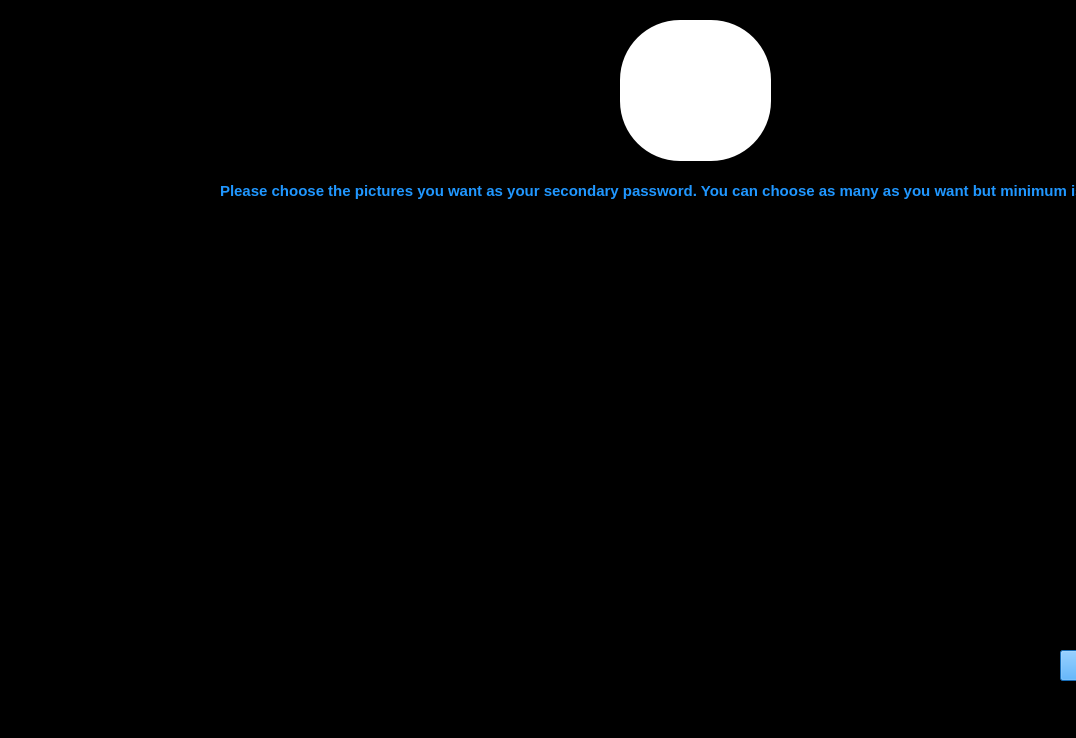
<?xml version="1.0" encoding="UTF-8"?>
<ui version="4.0">
 <class>Secondary_Password</class>
 <widget class="QMainWindow" name="Secondary_Password">
  <property name="geometry">
   <rect>
    <x>0</x>
    <y>0</y>
    <width>1076</width>
    <height>738</height>
   </rect>
  </property>
  <property name="windowTitle">
   <string>Secondary Password</string>
  </property>
  <property name="styleSheet">
   <string notr="true">background-color: rgb(0, 0, 0);</string>
  </property>
  <widget class="QWidget" name="centralwidget">
   <widget class="QPushButton" name="oxford">
    <property name="geometry">
     <rect>
      <x>560</x>
      <y>460</y>
      <width>121</width>
      <height>201</height>
     </rect>
    </property>
    <property name="styleSheet">
     <string notr="true">border-radius: 60px;
background-color: rgb(0, 0, 0);
image: url(:/pics/p3.jpg);</string>
    </property>
    <property name="text">
     <string/>
    </property>
   </widget>
   <widget class="QPushButton" name="flower">
    <property name="geometry">
     <rect>
      <x>720</x>
      <y>460</y>
      <width>121</width>
      <height>201</height>
     </rect>
    </property>
    <property name="styleSheet">
     <string notr="true">border-radius: 60px;
background-color: rgb(0, 0, 0);
image: url(:/pics/p8.jpg);</string>
    </property>
    <property name="text">
     <string/>
    </property>
   </widget>
   <widget class="QPushButton" name="dog">
    <property name="geometry">
     <rect>
      <x>400</x>
      <y>230</y>
      <width>131</width>
      <height>201</height>
     </rect>
    </property>
    <property name="styleSheet">
     <string notr="true">border-radius: 60px;
background-color: rgb(0, 0, 0);
image: url(:/pics/p10.jpg);</string>
    </property>
    <property name="text">
     <string/>
    </property>
   </widget>
   <widget class="QPushButton" name="eiffel">
    <property name="geometry">
     <rect>
      <x>400</x>
      <y>460</y>
      <width>121</width>
      <height>201</height>
     </rect>
    </property>
    <property name="styleSheet">
     <string notr="true">border-radius: 60px;
background-color: rgb(0, 0, 0);
image: url(:/pics/p1.jpg);</string>
    </property>
    <property name="text">
     <string/>
    </property>
   </widget>
   <widget class="QFrame" name="sayn_logo">
    <property name="geometry">
     <rect>
      <x>620</x>
      <y>20</y>
      <width>151</width>
      <height>141</height>
     </rect>
    </property>
    <property name="styleSheet">
     <string notr="true">image: url(:/pics/3.png);
border-radius: 60px;
background-color: rgb(255, 255, 255);</string>
    </property>
    <property name="frameShape">
     <enum>QFrame::StyledPanel</enum>
    </property>
    <property name="frameShadow">
     <enum>QFrame::Raised</enum>
    </property>
   </widget>
   <widget class="QPushButton" name="paris">
    <property name="geometry">
     <rect>
      <x>720</x>
      <y>230</y>
      <width>121</width>
      <height>201</height>
     </rect>
    </property>
    <property name="styleSheet">
     <string notr="true">border-radius: 60px;
background-color: rgb(0, 0, 0);
image: url(:/pics/p2.jpg);</string>
    </property>
    <property name="text">
     <string/>
    </property>
   </widget>
   <widget class="QPushButton" name="submit">
    <property name="geometry">
     <rect>
      <x>1060</x>
      <y>650</y>
      <width>151</width>
      <height>31</height>
     </rect>
    </property>
    <property name="font">
     <font>
      <pointsize>11</pointsize>
     </font>
    </property>
    <property name="styleSheet">
     <string notr="true">background-color: rgb(32, 151, 255);
color: rgb(255, 255, 255);</string>
    </property>
    <property name="text">
     <string>Submit</string>
    </property>
   </widget>
   <widget class="QPushButton" name="dog2">
    <property name="geometry">
     <rect>
      <x>880</x>
      <y>460</y>
      <width>121</width>
      <height>201</height>
     </rect>
    </property>
    <property name="styleSheet">
     <string notr="true">border-radius: 60px;
background-color: rgb(0, 0, 0);
image: url(:/pics/p6.jpg);</string>
    </property>
    <property name="text">
     <string/>
    </property>
   </widget>
   <widget class="QLabel" name="message">
    <property name="geometry">
     <rect>
      <x>220</x>
      <y>170</y>
      <width>911</width>
      <height>41</height>
     </rect>
    </property>
    <property name="font">
     <font>
      <pointsize>11</pointsize>
      <weight>75</weight>
      <bold>true</bold>
     </font>
    </property>
    <property name="styleSheet">
     <string notr="true">color: rgb(32, 151, 255);
</string>
    </property>
    <property name="text">
     <string>Please choose the pictures you want as your secondary password. You can choose as many as you want but minimum is 2</string>
    </property>
   </widget>
   <widget class="QPushButton" name="water">
    <property name="geometry">
     <rect>
      <x>560</x>
      <y>230</y>
      <width>121</width>
      <height>201</height>
     </rect>
    </property>
    <property name="styleSheet">
     <string notr="true">border-radius: 60px;
background-color: rgb(0, 0, 0);
image: url(:/pics/p7.jpg);</string>
    </property>
    <property name="text">
     <string/>
    </property>
   </widget>
   <widget class="QPushButton" name="arc">
    <property name="geometry">
     <rect>
      <x>880</x>
      <y>230</y>
      <width>121</width>
      <height>201</height>
     </rect>
    </property>
    <property name="styleSheet">
     <string notr="true">border-radius: 60px;
background-color: rgb(0, 0, 0);
image: url(:/pics/p9.jpg);</string>
    </property>
    <property name="text">
     <string/>
    </property>
   </widget>
  </widget>
  <widget class="QStatusBar" name="statusbar"/>
 </widget>
 <resources/>
 <connections/>
</ui>
